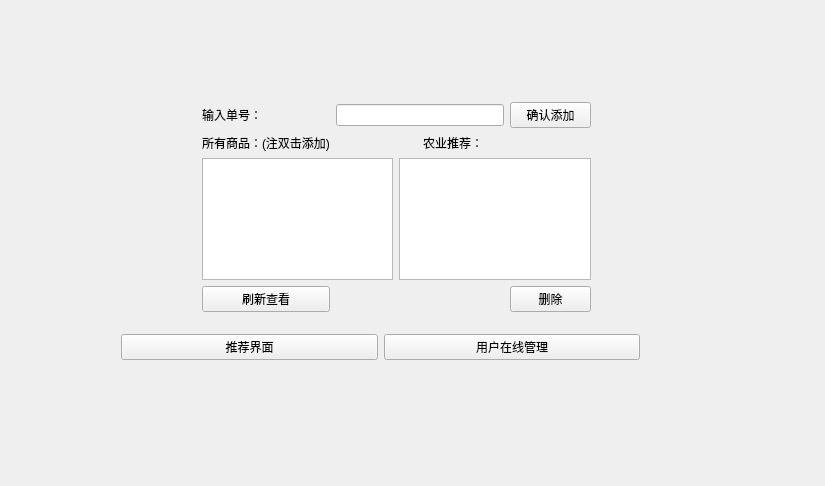
<?xml version="1.0" encoding="UTF-8"?>
<ui version="4.0">
 <class>Widget</class>
 <widget class="QWidget" name="Widget">
  <property name="geometry">
   <rect>
    <x>0</x>
    <y>0</y>
    <width>825</width>
    <height>486</height>
   </rect>
  </property>
  <property name="windowTitle">
   <string>Widget</string>
  </property>
  <widget class="QWidget" name="gridLayoutWidget_3">
   <property name="geometry">
    <rect>
     <x>110</x>
     <y>50</y>
     <width>541</width>
     <height>321</height>
    </rect>
   </property>
   <layout class="QGridLayout" name="gridLayout_3">
    <item row="0" column="0" colspan="3">
     <widget class="QStackedWidget" name="stackedWidget">
      <property name="currentIndex">
       <number>0</number>
      </property>
      <widget class="QWidget" name="page">
       <widget class="QWidget" name="gridLayoutWidget">
        <property name="geometry">
         <rect>
          <x>70</x>
          <y>30</y>
          <width>411</width>
          <height>232</height>
         </rect>
        </property>
        <layout class="QGridLayout" name="gridLayout">
         <item row="1" column="2">
          <widget class="QLabel" name="label_2">
           <property name="text">
            <string>农业推荐：</string>
           </property>
          </widget>
         </item>
         <item row="1" column="0">
          <widget class="QLabel" name="label_3">
           <property name="text">
            <string>所有商品：(注双击添加)</string>
           </property>
          </widget>
         </item>
         <item row="0" column="0">
          <widget class="QLabel" name="label">
           <property name="text">
            <string>输入单号：</string>
           </property>
          </widget>
         </item>
         <item row="2" column="0" colspan="4">
          <layout class="QHBoxLayout" name="horizontalLayout_2">
           <item>
            <widget class="QTableView" name="DatabaseTableView"/>
           </item>
           <item>
            <widget class="QTableView" name="tableView"/>
           </item>
          </layout>
         </item>
         <item row="0" column="1" colspan="2">
          <widget class="QLineEdit" name="WritrEditLine"/>
         </item>
         <item row="3" column="3">
          <widget class="QPushButton" name="DeleteBt">
           <property name="text">
            <string>删除</string>
           </property>
          </widget>
         </item>
         <item row="0" column="3">
          <widget class="QPushButton" name="OkBt">
           <property name="text">
            <string>确认添加</string>
           </property>
           <property name="shortcut">
            <string>Enter</string>
           </property>
          </widget>
         </item>
         <item row="3" column="0">
          <widget class="QPushButton" name="UpdateDateBase">
           <property name="text">
            <string>刷新查看</string>
           </property>
          </widget>
         </item>
        </layout>
       </widget>
      </widget>
      <widget class="QWidget" name="page_2">
       <widget class="QWidget" name="gridLayoutWidget_2">
        <property name="geometry">
         <rect>
          <x>70</x>
          <y>40</y>
          <width>351</width>
          <height>231</height>
         </rect>
        </property>
        <layout class="QGridLayout" name="gridLayout_2">
         <item row="3" column="0">
          <widget class="QLabel" name="label_8">
           <property name="text">
            <string/>
           </property>
          </widget>
         </item>
         <item row="3" column="2">
          <widget class="QLabel" name="label_6">
           <property name="text">
            <string/>
           </property>
          </widget>
         </item>
         <item row="3" column="1">
          <widget class="QLabel" name="label_7">
           <property name="text">
            <string/>
           </property>
          </widget>
         </item>
         <item row="3" column="3">
          <widget class="QLabel" name="label_5">
           <property name="text">
            <string/>
           </property>
          </widget>
         </item>
         <item row="0" column="0">
          <widget class="QLabel" name="label_9">
           <property name="text">
            <string>在线用户：</string>
           </property>
          </widget>
         </item>
         <item row="3" column="4">
          <widget class="QPushButton" name="CompulsoryOffline">
           <property name="text">
            <string>强制下线</string>
           </property>
          </widget>
         </item>
         <item row="1" column="0" colspan="5">
          <widget class="QListWidget" name="OnlinePeoplelistWidget"/>
         </item>
        </layout>
       </widget>
      </widget>
     </widget>
    </item>
    <item row="1" column="0" colspan="3">
     <layout class="QHBoxLayout" name="horizontalLayout">
      <item>
       <widget class="QPushButton" name="RecommendPage">
        <property name="text">
         <string>推荐界面</string>
        </property>
       </widget>
      </item>
      <item>
       <widget class="QPushButton" name="OnlinePeople">
        <property name="text">
         <string>用户在线管理</string>
        </property>
       </widget>
      </item>
     </layout>
    </item>
   </layout>
  </widget>
 </widget>
 <layoutdefault spacing="6" margin="11"/>
 <resources/>
 <connections/>
</ui>
